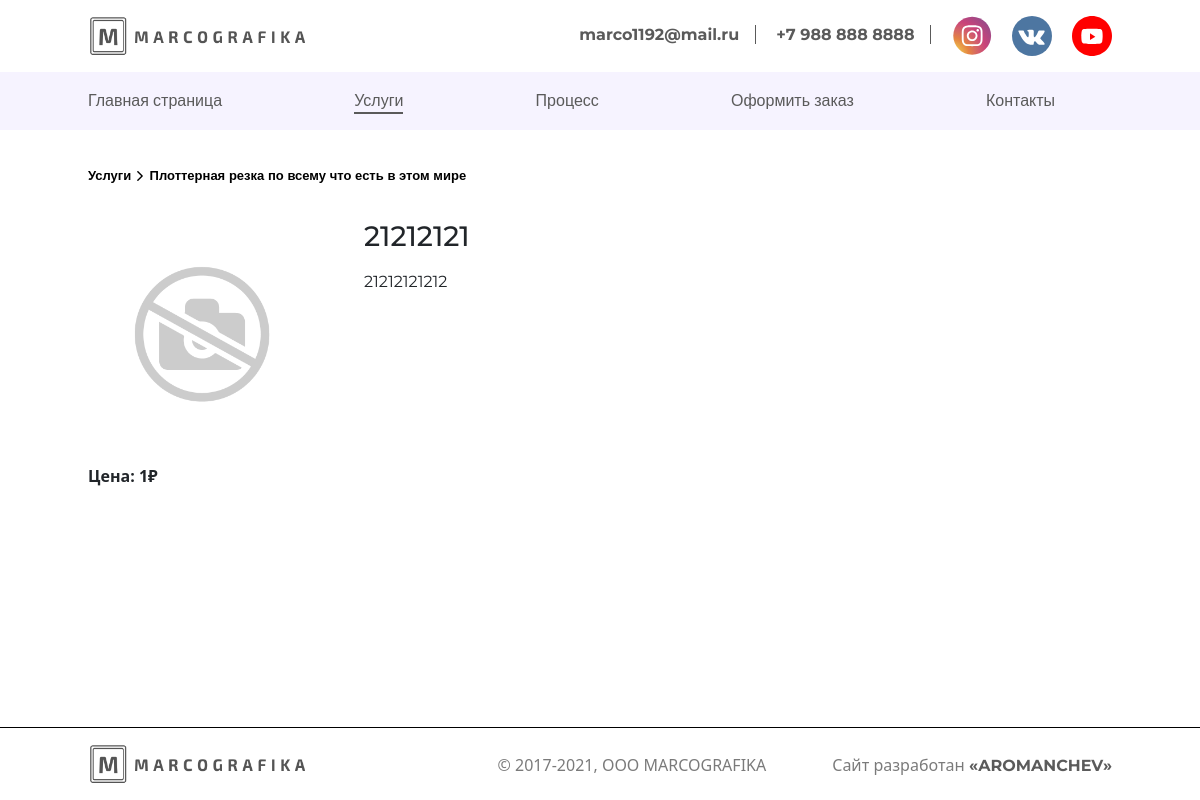
Page /service/17/21212121/ on the committed database.
### availability/models.py (models this page shows, shortened)
class Product(models.Model):
    category = models.ForeignKey(Category, related_name='products', on_delete=models.CASCADE)
    name = models.CharField(max_length=200, db_index=True)
    slug = models.SlugField(max_length=200, db_index=True)
    image = models.ImageField(upload_to='products/%Y/%m/%d', blank=True)
    description = models.TextField(blank=True)
    price = models.IntegerField()
    available = models.BooleanField(default=True)
    created = models.DateTimeField(auto_now_add=True)
    updated = models.DateTimeField(auto_now=True)
    class Meta:
        ordering = ('name',)
        verbose_name = 'Услуги'
        verbose_name_plural = 'Услуги'
        index_together = (('id', 'slug'),)

class Category(models.Model):
    name = models.CharField(max_length=200, db_index=True)
    slug = models.SlugField(max_length=200, db_index=True, unique=True)
    class Meta:
        ordering = ('name',)
        verbose_name = 'Категория'
        verbose_name_plural = 'Категории'
    def __str__(self):
        return self.name
    def get_absolute_url(self):
        return reverse('availability:product_list_by_category',
                        args=[self.slug])

### availability/views.py (the view)
def product_detail(request, id, slug):
    product = get_object_or_404(Product,
                                id=id,
                                slug=slug,
                                available=True)
    return render(request,
                  'availability/availability-detail.html',
                  {'product': product})

### availability/templates/availability/availability-detail.html (shortened to what this page needs)
{% extends 'main/index.html' %} {% load static %}
{%block styles%}
<link rel="stylesheet" type="text/css" href="{% static 'css/service.css' %}" />
{%endblock%}
{% block content %}
<div class="path">
    <a href="{% url "availability:product_list" %}">Услуги</a>
    <img src={% static "media/icons/to-top.svg" %} alt="arrow" width="10" height="10" />
    <a href="{{ product.category.get_absolute_url }}">{{ product.category }}</a>
</div>
<div class="product-detail">
    <div class="product-detail__image-content">
        <img
            src="{% if product.image %}{{ product.image.url }}{% else %}../../../../../static/media/icons/no_photo.png{% endif %}" alt="product-image">
        <span class="price">Цена: {{ product.price }}₽</p>
    </div>
    <div class="product-detail__description">
        <h1>{{product.name}}</h1>
        <p>{{ product.description|linebreaks }}<span>
    </div>
</div>
{% endblock %}
{%block footer%}
<footer class="service-detail">
    <div class="footer__container">
        <div class="container__content">
            <div class="content">
                <a href="{%url 'index' %}">
                    <img src={% static "media/icons/logo.png" %} alt="logo" width="220" height="40" />
                </a>
                <span class="date">© 2017-2021, OOO MARCOGRAFIKA</span>
                <span>Сайт разработан <a href>«AROMANCHEV»</a></span>
            </div>
        </div>
    </div>
</footer>
{%endblock%}

### static/css/index.css (style rules this page uses)
body { margin: 0; font-family: 'Montserrat', sans-serif; overflow-x: hidden; }
a,p,h1,h2,h3,li { font-family: 'Montserrat', sans-serif; }
a { text-decoration: none !important; color: black !important; font-size: 16px; cursor: pointer; line-height: 26px; display: inline-block; }
footer { border-top: 1px solid black; padding: 16px 0; }
footer { margin-top: 950px; }
.footer__container { max-width: 1200px; margin: 0 auto; position: relative; }
.container__content .content span { top: 9px; display: block; color: #5a5a5a; position: absolute; right: 0; opacity: 0.8; }
.container__content .content { display: flex; flex-wrap: wrap; }
.container__content .content span a { font-weight: bold; opacity: 0.8; }
.content .date { left: 40%; }
@media screen and (max-width: 1200px) and (min-width: 1024px) { .footer__container { max-width: 1024px; } }

### static/css/service.css (style rules this page uses)
footer.service-detail { margin-top: 0; position: absolute; bottom: 0; width: 100%; }
.product-detail { display: flex; max-width: 1200px; margin: 32px auto; }
.product-detail img { max-width: 296px; width: 296px; max-height: 296px; margin-right: 48px; margin-bottom: 16px; height: 296px; object-fit: cover; }
.product-detail h1 { overflow-wrap: anywhere; max-width: 900px; font-size: 32px; }
.product-detail .product-detail__image-content span { font-weight: bold; }
span.price { display: block; }
.path { max-width: 1200px; margin: 32px auto 0; }
.path a { font-weight: bold; font-size: 13px; background-image: linear-gradient(currentColor,currentColor); background-position: 0 100%; color: black !important; background-repeat: no-repeat; background-size: 0 2px; transition: background-size .5s; }
@media screen and (max-width: 1200px) and (min-width: 1024px) { .path { max-width: 1024px; } }
@media screen and (max-width: 1200px) and (min-width: 1024px) { .product-detail { max-width: 1024px; } }
@media screen and (max-width: 1200px) and (min-width: 1024px) { .product-detail img { max-width: 228px; max-height: 228px; } }
@media screen and (max-width: 1200px) and (min-width: 1024px) { .product-detail h1 { font-size: 28px; } }

### rows in the picture
Product: category "Плоттерная резка по всему что есть в этом мире", price "1", name "21212121", description "21212121212"
